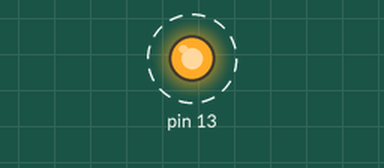
Simulated run of this sketch. Board: Arduino Uno, built with avr-gcc and run on an emulated ATmega328P. Shown: output pins drawn as LEDs (lit = HIGH). Dashed ring = blinking. What the sketch prints to the serial monitor is not drawn.

Above: at 0.5 s.
Timing chart, 0 to 4.7 s (numbered marks = the images above):
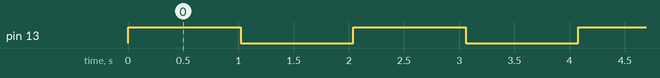

The sketch:

Timer_Interrupt_Itter.ino
```cpp
/*
 * Task 1
1) For the ATMega328P (16MHz) micro-controller find which registers to set for a timer to trigger an interrupt after 1.02 seconds and
write a function in C to set these to the required values.
Also comment each line of code to say what it does.
The code does not need to be tested but should be proper C syntax and logically correct.
We would like the timer used to be at the highest resolution possible. With the highest efficiency code.
2) Write a function to increment a counter variable called “itter” each time the timer interrupt is called.
You should declare the variable in the global scope and assume it is used by other areas of code,
not just the interrupt.
 */

// Tested the code with atmega328p, should find and oscilloscope to test the timing
// Declare Variables as they could be accessed in other places.
// Good practice is to use volatile for dealing with interrupt integers.
volatile int itter;
//volatile bool flag = 0; //flag for testing
volatile bool LED = false;

//Declare Timing variables to test time elapsed
unsigned long StartTime;
unsigned long EndTime;

void setup() {
  // put your setup code here, to run once

  Serial.begin(9600); //Set serial for testing, and baudrate to 9600
  pinMode(13, OUTPUT); //

  cli(); //Disable all the interrupts for setup, as nothing will be triggerred during setup.

  //Initiate TCCR1A and TCCR1B, set all the bit in register to 0 to reset, since default is 1.
  TCCR1A = B00000000;
  TCCR1B = B00000000;

  //Configure Prescaler by assigning the bits, set prescaler to 256
  TCCR1B |= (1 << CS12);

  //Set register of the register A to compare with OCR1A variable, set enable bit
  TIMSK1 |= (1 << OCIE1A);

  //Count the timer for 1.02 seconds, then trigger the interrupt
  // for prescaler 256, Pulse Time 1/62.5 khz = 16us.
  // 1.02s -> 1020 ms then, 1020ms/16us = 63750 (Max 65535 to keep resolution at its finest)
  // If prescaler is 1024, then the reload is around 15500, however, good practice is to keep the reload value close to 65535 for better resolution
  OCR1A = 63750;

  sei(); //Enable all the interrupts back again.
  StartTime = millis();
}


//TIMER1 Calls an ISR for after 1020ms or 1.02 seconds, the matching interrupt is TIMER1_COMPA_vect, disable interrupt if calling only once is needed.
ISR(TIMER1_COMPA_vect){
  TCNT1  = 0; //Reset the timer in TCNT1 register to zero as the counter have reached the count.
  itter++; //Itter Increment every 1.02 seconds, declared globally
  LED = !LED; // LED for testing
  digitalWrite(13,LED); //Write the built in LED (D13)


  //Testing the time. I know it's bad to put print function or string manipulations to an interrupt, but this is for testing, without oscilloscope.
  EndTime = millis();
}

void loop() {
  //Asynchronous printer with the isr to test the timer, and the variable of itter.
  Serial.println(EndTime - StartTime);
  Serial.println("\n");
  Serial.println(itter);

}
```

Measured:
- by itself, pin 13: alternates HIGH for 1.0 s and LOW for 1.0 s
